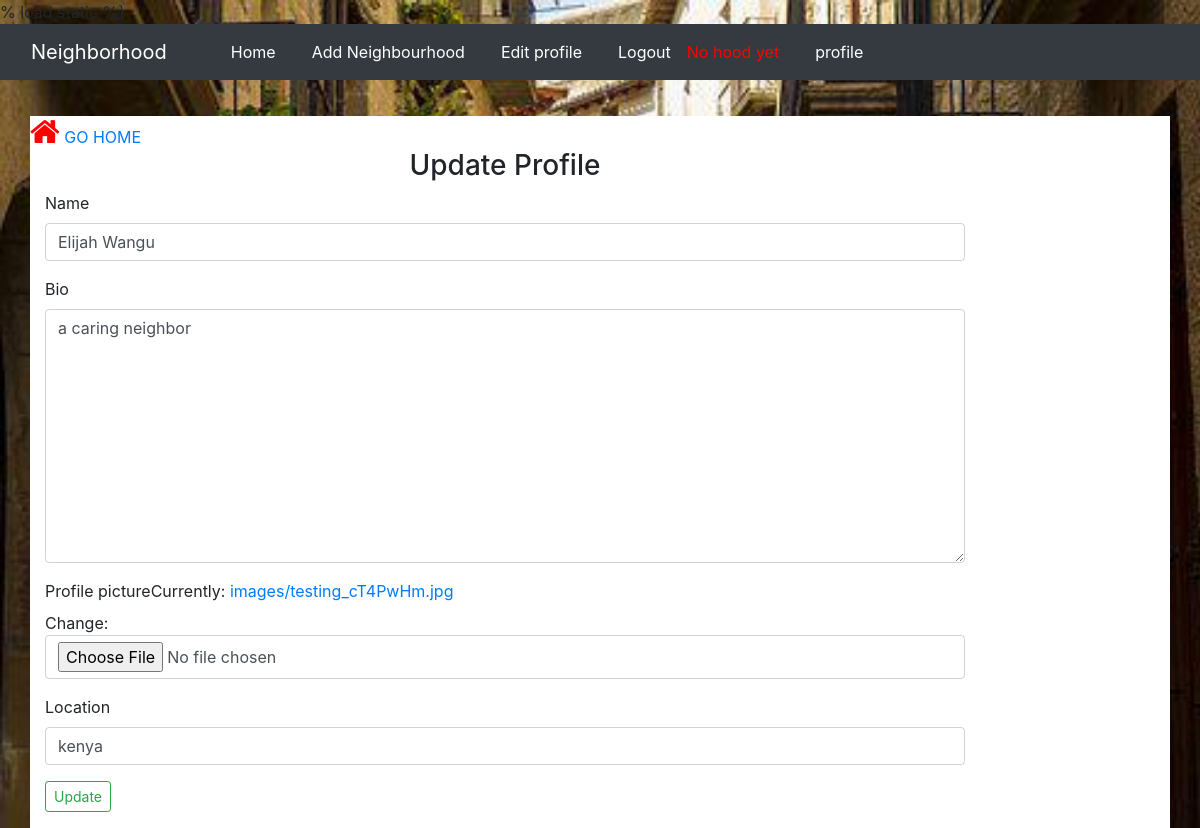
The app's page /profile/friend//edit/ (signed in) with its own data.
### watch/models.py (models this page shows, shortened)
class Profile(models.Model):
    user = models.OneToOneField(User, on_delete=models.CASCADE, related_name='profile')
    name = models.CharField(max_length=80, blank=True)
    bio = models.TextField(max_length=254, blank=True)
    profile_picture = models.ImageField(upload_to='images/', default='default.png')
    location = models.CharField(max_length=50, blank=True, null=True)
    neighbourhood = models.ForeignKey(NeighbourHood, on_delete=models.SET_NULL, null=True, related_name='members', blank=True)

### watch/views.py (the view)
# urls.py: path('profile/<username>//edit/', views.edit_profile, name='edit-profile'),
def edit_profile(request, username):
    user = User.objects.get(username=username)
    if request.method == 'POST':
        form = UpdateProfileForm(request.POST, request.FILES, instance=request.user.profile)
        if form.is_valid():
            form.save()
            return redirect('profile', user.username)
    else:
        form = UpdateProfileForm(instance=request.user.profile)
    return render(request, 'editprofile.html', {'form': form})

### watch/forms.py
class UpdateProfileForm(forms.ModelForm):
    class Meta:
        model = Profile
        exclude = ('user', 'neighbourhood')

### watch/templates/editprofile.html (shortened to what this page needs)
{% load static %}
{% load bootstrap5 %}
{% block content %}
{% include 'navbar.html' %}
<div class="container bg-white editprofile" style="margin-top:3% ">
<div class="row">
  <a href="/"> <i class="fa fa-home fa-2x" aria-hidden="true" style ="color:#FF0000"></i> GO HOME</a>
<div class="col-md-1"></div>
<div class="col-md-10">
    <h3 class="text-center">Update Profile</h3>
<form action="" method="post" novalidate enctype="multipart/form-data">
  {% bootstrap_form form %}
  <button class="btn btn-sm btn-outline-success"> Update</button>
</form>
</div>
   <div class="col-md-1"></div>
</div>
</div>
{% endblock %}

### records on screen
Profile: name "Elijah Wangu", bio "a caring neighbor", location "kenya"
